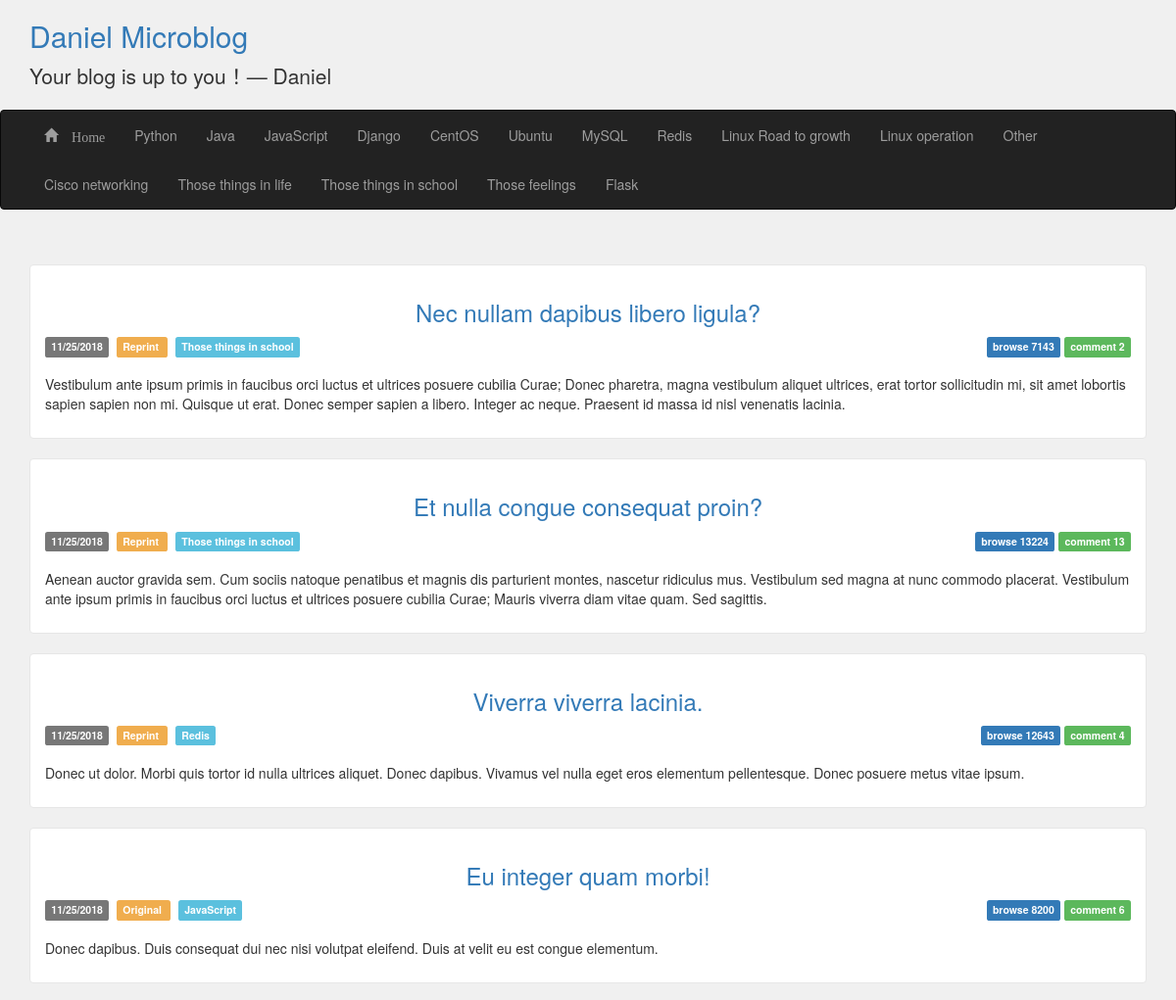
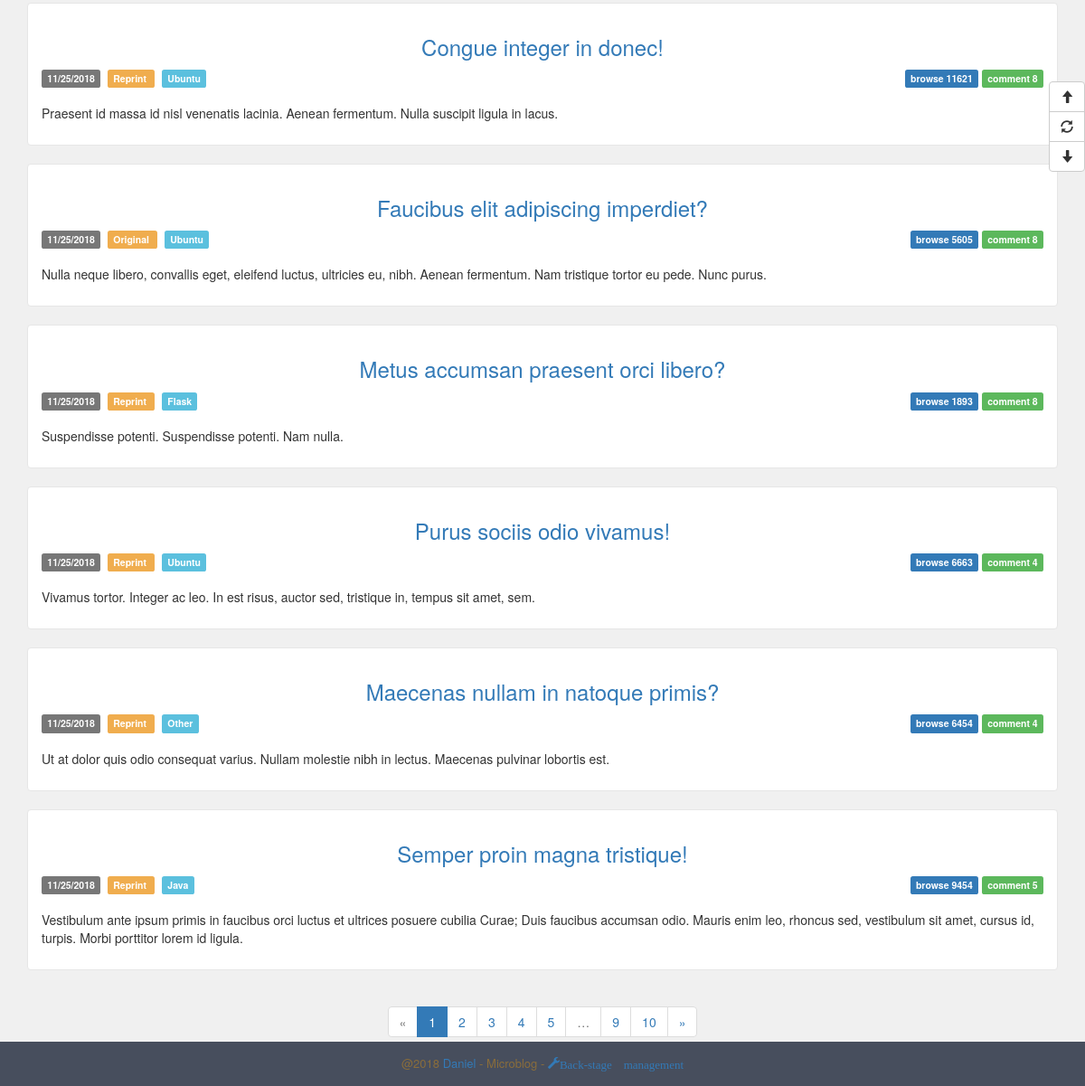
The page / on the database its author committed (2 pictures, top to bottom).
### app/models.py (models this page shows, shortened)
class BlogInfo(db.Model):
    __tablename__ = 'blog_info'
    id = db.Column(db.Integer, primary_key=True)
    title = db.Column(db.String(64))
    signature = db.Column(db.Text)
    navbar = db.Column(db.String(64))

class ArticleType(db.Model):
    __tablename__ = 'articleTypes'
    id = db.Column(db.Integer, primary_key=True)
    name = db.Column(db.String(64), unique=True)
    introduction = db.Column(db.Text, default=None)
    articles = db.relationship('Article', backref='articleType', lazy='dynamic')
    menu_id = db.Column(db.Integer, db.ForeignKey('menus.id'), default=None)
    setting_id = db.Column(db.Integer, db.ForeignKey('articleTypeSettings.id'))
    @property
    def is_hide(self):
        if self.setting:
            return self.setting.hide
        else:
            return False

class Article(db.Model):
    __tablename__ = 'articles'
    id = db.Column(db.Integer, primary_key=True)
    title = db.Column(db.String(64), unique=True)
    content = db.Column(db.Text)
    summary = db.Column(db.Text)
    create_time = db.Column(db.DateTime, index=True, default=datetime.utcnow)
    update_time = db.Column(db.DateTime, index=True, default=datetime.utcnow)
    num_of_view = db.Column(db.Integer, default=0)
    articleType_id = db.Column(db.Integer, db.ForeignKey('articleTypes.id'))
    source_id = db.Column(db.Integer, db.ForeignKey('sources.id'))
    comments = db.relationship('Comment', backref='article', lazy='dynamic')

class Source(db.Model):
    __tablename__ = 'sources'
    id = db.Column(db.Integer, primary_key=True)
    name = db.Column(db.String(64), unique=True)
    articles = db.relationship('Article', backref='source', lazy='dynamic')

### app/main/views.py (the view)
@main.route('/')
def index():
    BlogView.add_view(db)
    page = request.args.get('page', 1, type=int)
    pagination = Article.query.order_by(Article.create_time.desc()).paginate(
            page, per_page=current_app.config['ARTICLES_PER_PAGE'],
            error_out=False)
    articles = pagination.items
    return render_template('index.html', articles=articles,
                           pagination=pagination, endpoint='.index')

### app/models.py (called while the page is built)
    @staticmethod
    def add_view(db):
        view = BlogView.query.first()
        view.num_of_view += 1
        db.session.add(view)
        db.session.commit()

### app/templates/index.html
{% extends 'base.html' %}
{% import "_macros.html" as macros %}
{% block content %}
    {% include "_article_entry.html" %}
    <div class="pagination">
    {% if endpoint == '.index' %}
        {{ macros.pagination_widget(pagination, endpoint) }}
    {% else %}
        {{ macros.pagination_widget(pagination, endpoint, id=id) }}
    {% endif %}
    </div>
{% endblock %}

### app/templates/base.html (shortened to what this page needs)
<!DOCTYPE html>
<html lang="en">
<head>
    {% block stylesheet %}
        <link href="{{ url_for('static', filename='css/bootstrap.css') }}" rel="stylesheet">
        <link href="{{ url_for('static', filename='css/common.css') }}" rel="stylesheet">
    {% endblock %}
</head>
<body>
<header class="blog_nav_ navbar-fixed-top">
    <div class='header-top'>
        <div class="container">
            <h2  class="blog-title"><a href="{{ url_for('main.index') }}">{{ BlogInfo.query.first().title }}</a></h2>
            <p class="lead signature">
                {{ BlogInfo.query.first().signature }}
            </p>
        </div>
    </div>
    <nav class="navbar navbar-{{ BlogInfo.query.first().navbar }}" role="navigation">
        <div class="container">
            <div class="collapse navbar-collapse">
                <ul class="nav navbar-nav">
                    <li class=""><a href="/"><span class="glyphicon glyphicon-home"> Home</span></a></li>
                    {% for article_type in ArticleType.query.all() %}
                        {% if not article_type.menu %}
                            {% if not article_type.is_hide %}
                                <li>
                                    <a href="{{ url_for('main.articleTypes', id=article_type.id) }}">
                                        {{ article_type.name }}
                                    </a>
                                </li>
                            {% endif %}
                        {% endif %}
                    {% endfor %}
                </ul>
            </div>
        </div>
    </nav>
</header>
{% block Content %}
    <div class="content">
        <div class="container">
            <div class="row">
                <div class="col-md-12 article">
                    {% block content %}
                    {% endblock %}
                </div>
            </div>
        </div>
    </div>
{% endblock %}
<div class="footer navbar-fixed-bottom">
    <p class="footer-content">
        @2018
        <a href="#">Daniel</a>
        -  Microblog
        {% if not current_user.is_authenticated %}
            -<a href="{{ url_for('auth.login') }}">
            <span class="glyphicon glyphicon-wrench">Back-stage management</span>
        </a>
        {% endif %}
    </p>
</div>
<div class="btn-group-vertical floatButton">
    <button id="goTop" class="btn btn-default" title="Go to the top" type="button">
        <span class="glyphicon glyphicon-arrow-up"></span>
    </button>
    <button id="refresh" class="btn btn-default" title="Refresh" type="button">
        <span class="glyphicon glyphicon-refresh"></span>
    </button>
    <button id="goBottom" class="btn btn-default" title="Go to the bottom" type="button">
        <span class="glyphicon glyphicon-arrow-down"></span>
    </button>
</div>
</body>
</html>

### app/templates/_macros.html
{% macro pagination_widget(pagination, endpoint, fragment='') %}
    <ul class="pagination">
        <li{% if not pagination.has_prev %} class="disabled"{% endif %}>
            <a href="{% if pagination.has_prev %}{{ url_for(endpoint,
                page = pagination.page - 1, **kwargs) }}{{ fragment }}{% else %}#{% endif %}">
                &laquo;
            </a>
        </li>
        {% for p in pagination.iter_pages() %}
            {% if p %}
                {% if p == pagination.page %}
                <li class="active">
                    <a href="{{ url_for(endpoint, page = p, **kwargs) }}{{ fragment }}">{{ p }}</a>
                </li>
                {% else %}
                <li>
                    <a href="{{ url_for(endpoint, page = p, **kwargs) }}{{ fragment }}">{{ p }}</a>
                </li>
                {% endif %}
            {% else %}
            <li class="disabled"><a href="#">&hellip;</a></li>
            {% endif %}
        {% endfor %}
        <li{% if not pagination.has_next %} class="disabled"{% endif %}>
            <a href="{% if pagination.has_next %}{{ url_for(endpoint,
                page = pagination.page + 1, **kwargs) }}{{ fragment }}{% else %}#{% endif %}">
                &raquo;
            </a>
        </li>
    </ul>
{% endmacro %}

### app/templates/_article_entry.html
{% for article in articles %}
    <div id='article-entry' class="entry-box">
    {% include '_article_info.html' %}
    </div>
{% endfor %}

### app/templates/_article_info.html
<div class="article-entry-header">
    <h3 class="article-entry-title">
        <a href="{{ url_for('.articleDetails', id=article.id) }}">{{ article.title }}</a>
    </h3>
</div>
<div class="article-entry-info">
    <div class="base-info">
        <span class="label label-default">{{ moment(article.create_time.date()).format('L') }}</span>&nbsp;
        <span class="label label-warning">
            <a href="{{ url_for('main.article_sources', id=article.source.id) }}" target="_blank" style="color: white">
                {{ article.source.name }}
            </a>
        </span>&nbsp;
        <span class="label label-info">
            <a href="{{ url_for('main.articleTypes', id=article.articleType.id) }}" target="_blank" style="color: white">
                {{ article.articleType.name }}
            </a>
        </span>
    </div>
    <div class="main-info">
        <span class="label label-primary">browse {{ article.num_of_view }}</span>
        <span class="label label-success">comment {{ article.comments.count() }}</span>
    </div>
</div>
<div class="article-entry-sum">
    <p>{{ article.summary }}</p>
</div>

### app/static/css/common.css (style rules this page uses)
body { background: #F0F0F0; padding-top: 270px; padding-bottom: 30px; }
.blog-title a:link { text-decoration: none; }
.signature { padding-left: 0px; }
.content { min-height: 800px; }
.article-entry-sum { margin-top: 5px; }
.entry-box { background: #fff; padding: 15px; margin-bottom: 20px; border: 1px solid #e6e6e6; border-radius: 4px; }
.article-entry-header { margin: 0; padding: 0; border: 0; font: inherit; vertical-align: baseline; }
.article-entry-title { text-align: center; margin-bottom: 10px; }
.article-entry-title a { text-decoration: none; }
.article-entry-info { height: 35px; }
.article-entry-info .base-info { float: left; }
.article-entry-info .main-info { float: right; }
.footer { background: #474E5D; padding: 15px 0 5px; font-size: 13px; }
.footer-content { text-align: center; color: #8a6d3b; }
div.pagination { width: 100%; text-align: center; padding: 0px; margin: 0px; }
.footer-content a { text-decoration: none; }
.floatButton { position: fixed; top: 50%; right: 0; z-index: 9999999; }
.blog_nav_ { background-color: #f0f0f0; }
.navbar { margin-bottom: 0px !important; }

### rows shown on the page
BlogInfo: query.first "Daniel Microblog", query.first "Your blog is up to you！— Daniel"
ArticleType: name "Python"
ArticleType: name "Java"
ArticleType: name "JavaScript"
ArticleType: name "Django"
ArticleType: name "CentOS"
ArticleType: name "Ubuntu"
ArticleType: name "MySQL"
ArticleType: name "Redis"
ArticleType: name "Linux Road to growth"
ArticleType: name "Linux operation"
ArticleType: name "Other"
ArticleType: name "Cisco networking"
ArticleType: name "Those things in life"
ArticleType: name "Those things in school"
ArticleType: name "Those feelings"
ArticleType: name "Flask"
Article: title "Nec nullam dapibus libero ligula?", create_time "11/25/2018", source.name "Reprint", articleType.name "Those things in school", num_of_view "7143", comments.count "2", summary "Vestibulum ante ipsum primis in faucibus orci luctus et ultrices posuere cubilia Curae; Donec pharetra, magna vestibulum aliquet ultrices, erat tortor sollicitudin mi, sit amet lobortis sapien sapien non mi. Quisque ut erat. Donec semper sapien a libero. Integer ac neque. Praesent id massa id nisl venenatis lacinia."
Article: title "Et nulla congue consequat proin?", create_time "11/25/2018", source.name "Reprint", articleType.name "Those things in school", num_of_view "13224", comments.count "13", summary "Aenean auctor gravida sem. Cum sociis natoque penatibus et magnis dis parturient montes, nascetur ridiculus mus. Vestibulum sed magna at nunc commodo placerat. Vestibulum ante ipsum primis in faucibus orci luctus et ultrices posuere cubilia Curae; Mauris viverra diam vitae quam. Sed sagittis."
Article: title "Viverra viverra lacinia.", create_time "11/25/2018", source.name "Reprint", articleType.name "Redis", num_of_view "12643", comments.count "4", summary "Donec ut dolor. Morbi quis tortor id nulla ultrices aliquet. Donec dapibus. Vivamus vel nulla eget eros elementum pellentesque. Donec posuere metus vitae ipsum."
Article: title "Eu integer quam morbi!", create_time "11/25/2018", source.name "Original", articleType.name "JavaScript", num_of_view "8200", comments.count "6", summary "Donec dapibus. Duis consequat dui nec nisi volutpat eleifend. Duis at velit eu est congue elementum."
Article: title "Congue integer in donec!", create_time "11/25/2018", source.name "Reprint", articleType.name "Ubuntu", num_of_view "11621", comments.count "8", summary "Praesent id massa id nisl venenatis lacinia. Aenean fermentum. Nulla suscipit ligula in lacus."
Article: title "Faucibus elit adipiscing imperdiet?", create_time "11/25/2018", source.name "Original", articleType.name "Ubuntu", num_of_view "5605", comments.count "8", summary "Nulla neque libero, convallis eget, eleifend luctus, ultricies eu, nibh. Aenean fermentum. Nam tristique tortor eu pede. Nunc purus."
Article: title "Metus accumsan praesent orci libero?", create_time "11/25/2018", source.name "Reprint", articleType.name "Flask", num_of_view "1893", comments.count "8", summary "Suspendisse potenti. Suspendisse potenti. Nam nulla."
Article: title "Purus sociis odio vivamus!", create_time "11/25/2018", source.name "Reprint", articleType.name "Ubuntu", num_of_view "6663", comments.count "4", summary "Vivamus tortor. Integer ac leo. In est risus, auctor sed, tristique in, tempus sit amet, sem."
Article: title "Maecenas nullam in natoque primis?", create_time "11/25/2018", source.name "Reprint", articleType.name "Other", num_of_view "6454", comments.count "4", summary "Ut at dolor quis odio consequat varius. Nullam molestie nibh in lectus. Maecenas pulvinar lobortis est."
Article: title "Semper proin magna tristique!", create_time "11/25/2018", source.name "Reprint", articleType.name "Java", num_of_view "9454", comments.count "5", summary "Vestibulum ante ipsum primis in faucibus orci luctus et ultrices posuere cubilia Curae; Duis faucibus accumsan odio. Mauris enim leo, rhoncus sed, vestibulum sit amet, cursus id, turpis. Morbi porttitor lorem id ligula."

### other values the page prints
{{ p }} "1"
{{ p }} "2" "3" "4" "5" "9" "10"
